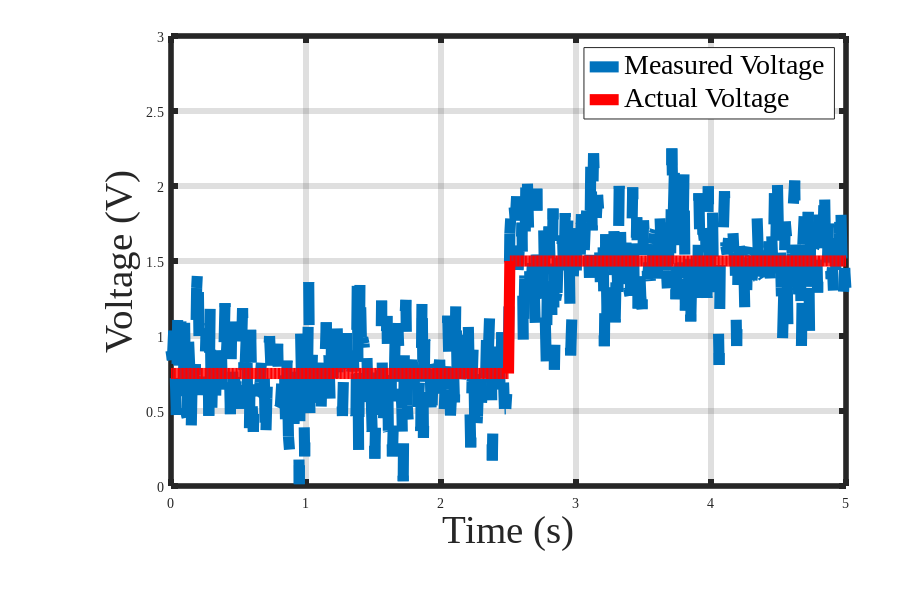
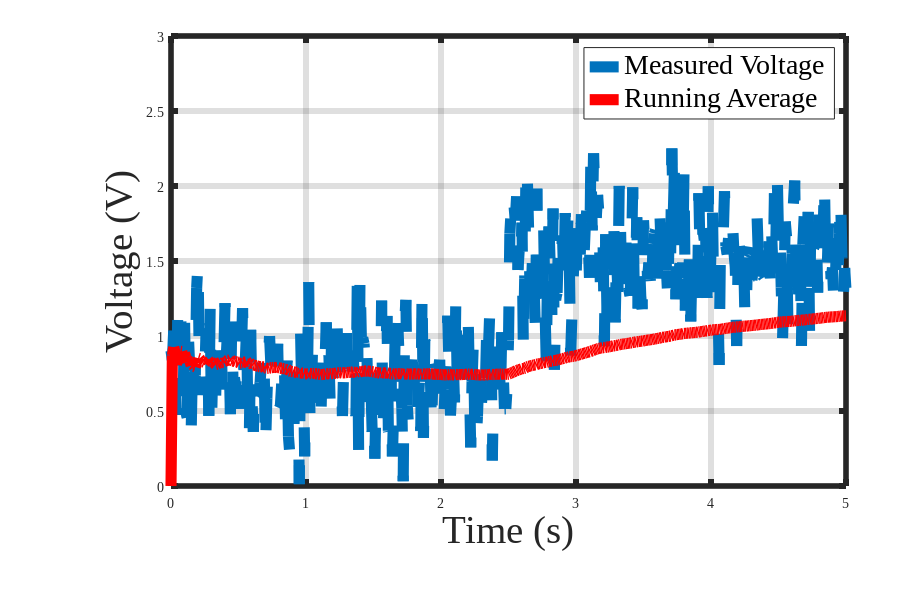
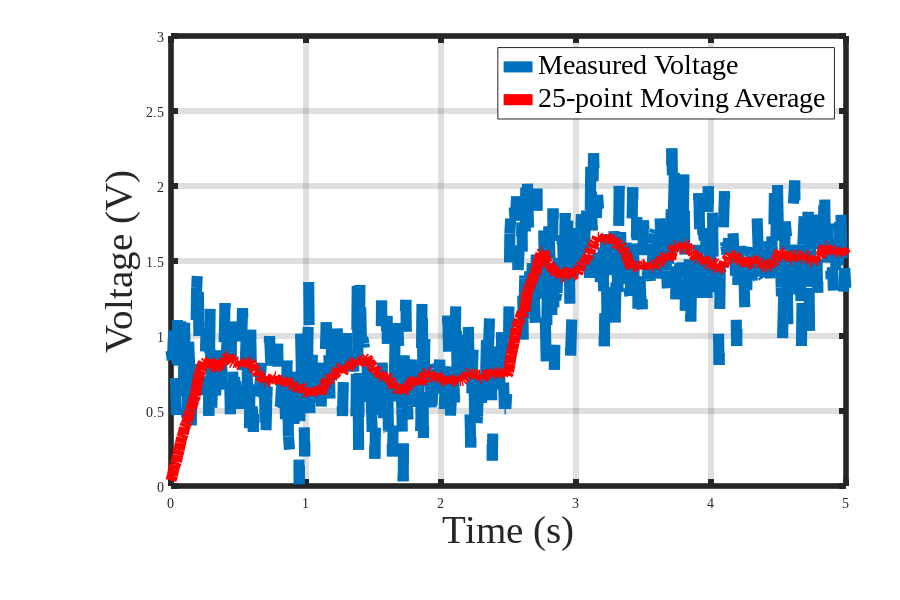
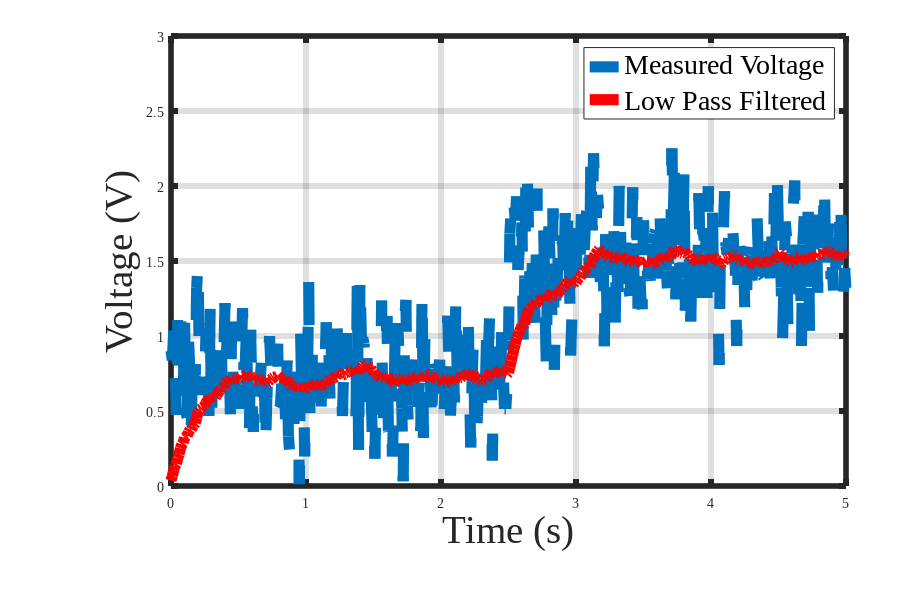

Write MATLAB code to recreate these figures, in order.
% this line allows running directly from the shell... probably leaved commented out
% #!/usr/local/bin/octave  

%%%%%%%%%%%%%%%%%%%%%%%%%%%%%%%%%%%%%%%%%%%%%%%%%%%%%%%%%%%%%%%%%%%%%%%%%%%%%%%%%%%%%%%%%%
%  Script to analyze processing for a noisy, constant voltage signale
% 
% NOTE: Plotting is set up for output, not viewing on screen.
%       So, it will likely be ugly on screen. The saved PDFs should look
%       better.
%
% Created: 10/21/13 
%   - Joshua Vaughan 
%   - joshua.vaughan@louisiana.edu
%   - http://www.ucs.louisiana.edu/~jev9637
%
% Modified:
%   *
%
%%%%%%%%%%%%%%%%%%%%%%%%%%%%%%%%%%%%%%%%%%%%%%%%%%%%%%%%%%%%%%%%%%%%%%%%%%%%%%%%%%%%%%%%%%

% Utility function to help prettify plotting
%
% Decide if user is using MATLAB or Octave
% This will return a nonzero value if in Octave
isOctave = exist('OCTAVE_VERSION');

if isOctave == 0 % We're in MATLAB
    plot_line_width = 3;
    grid_line_width = 2;
else % We're in Octave
    plot_line_width = 8;
    grid_line_width = 4;
end

% Set consistent font
font_name = 'Times New Roman';



% Set up the time for simulation; here between 0 and 5s
deltaT = 0.01;
t = 0:deltaT:5;

act_volt = [0.75*ones(1,251) 1.5*ones(1,250)];

noise = 0.25*randn(1,length(t));

measured_volt = act_volt + noise;


%---- Plot the "raw" data along with the actual voltage ----------------------------------
%  The plot is formatted for saving, so it might be ugly on screen
h = figure;

% Define the papersize and margins
set (h,'papertype', '<custom>')
set (h,'paperunits','inches');

% papersize is 9" x 6" - 3x2 aspect ratio is best
set (h,'papersize',[9 6])       
set (h,'paperposition', [0,0,[9 6]])

% set the margins as percentage of page
set (gca,'position', [0.19, 0.19, 0.75, 0.75]) 

% Increase the axis font size to somethign readable
set (gca, 'fontsize', 24)

% The options are only specified once in MATLAB. Octave let's you adjust
% each line. This means we need to define the LineWidth for each variable
% in Octave.
if isOctave == 0 % We're in MATLAB
    plot(t,measured_volt,t,act_volt,'--','LineWidth',plot_line_width)
else % We're in Octave 
    plot(t,measured_volt,'--','LineWidth',plot_line_width,t,act_volt,'r','LineWidth',plot_line_width)
end

% Show a grid and set an appropriate line thickness 
grid on
set (gca, 'LineWidth',grid_line_width)

% Set the X and Y axis labels - Change these to suit your plot
xlabel('Time (s)','fontsize',28)
ylabel('Voltage (V)','fontsize',28)

axis([0 5 0.0 3.0])

% Create the legend - change 'Data i' to suit your plot
leg = legend('Measured Voltage','Actual Voltage');
set (leg, 'FontSize', 20,'FontName',font_name) 

% Change all fonts to font_name
FN = findall(h,'-property','FontName');
set(FN,'FontName',font_name);


% check if MATLAB or Octave to descide how to save
if isOctave == 0; % this is MATLAB
    % Save the figure as a high-res pdf
    print(h,'Actual_v_Measured_Voltage.pdf','-dpdf');
else
    % Save the figure as a high-res pdf
    print(h,'Actual_v_Measured_Voltage.pdf','-dpdf','-color','-landscape')
end



%----- Let's try some simple filtering ---------------------------------------------------
%
%----- Look at a running average -----

sn = 0;
running_ave(1) = 0;

for ii = 1:length(measured_volt)-1
    sn = sn + measured_volt(ii);
    running_ave(ii+1) = 1/(ii+1)*(sn + measured_volt(ii+1));
end


%---- Compare to actual and measured  voltages ----------------------------------
%  The plot is formatted for saving, so it might be ugly on screen
h = figure;

% Define the papersize and margins
set (h,'papertype', '<custom>')
set (h,'paperunits','inches');

% papersize is 9" x 6" - 3x2 aspect ratio is best
set (h,'papersize',[9 6])       
set (h,'paperposition', [0,0,[9 6]])

% set the margins as percentage of page
set (gca,'position', [0.19, 0.19, 0.75, 0.75]) 

% Increase the axis font size to somethign readable
set (gca, 'fontsize', 24)

% The options are only specified once in MATLAB. Octave let's you adjust
% each line. This means we need to define the LineWidth for each variable
% in Octave.
if isOctave == 0 % We're in MATLAB
    plot(t,measured_volt,'--',t,running_ave,'r','LineWidth',plot_line_width)
else % We're in Octave 
    plot(t,measured_volt,'--','LineWidth',plot_line_width,t,running_ave,'r','LineWidth',plot_line_width)
end

% Show a grid and set an appropriate line thickness 
grid on
set (gca, 'LineWidth',grid_line_width)

% Set the X and Y axis labels - Change these to suit your plot
xlabel('Time (s)','fontsize',28)
ylabel('Voltage (V)','fontsize',28)

axis([0 5 0.0 3.0])

% Create the legend - change 'Data i' to suit your plot
leg = legend('Measured Voltage','Running Average');
set (leg, 'FontSize', 20,'FontName',font_name) 

% Change all fonts to font_name
FN = findall(h,'-property','FontName');
set(FN,'FontName',font_name);


filename = sprintf('Running_Ave.pdf');
% check if MATLAB or Octave to descide how to save
if isOctave == 0; % this is MATLAB
    % Save the figure as a high-res pdf
    print(h,filename,'-dpdf');
else
    % Save the figure as a high-res pdf
    print(h,filename,'-dpdf','-color','-landscape')
end




%----- Look at a moving average -----
num_ave = 25;            % number of points to average
moving_ave = filter(ones(num_ave,1)/num_ave,1,measured_volt);

%---- Compare to actual and measured  voltages ----------------------------------
%  The plot is formatted for saving, so it might be ugly on screen
h = figure;

% Define the papersize and margins
set (h,'papertype', '<custom>')
set (h,'paperunits','inches');

% papersize is 9" x 6" - 3x2 aspect ratio is best
set (h,'papersize',[9 6])       
set (h,'paperposition', [0,0,[9 6]])

% set the margins as percentage of page
set (gca,'position', [0.19, 0.19, 0.75, 0.75]) 

% Increase the axis font size to somethign readable
set (gca, 'fontsize', 24)

% The options are only specified once in MATLAB. Octave let's you adjust
% each line. This means we need to define the LineWidth for each variable
% in Octave.
if isOctave == 0 % We're in MATLAB
    plot(t,measured_volt,'--',t,moving_ave,'r','LineWidth',plot_line_width)
else % We're in Octave 
    plot(t,measured_volt,'--','LineWidth',plot_line_width,t,moving_ave,'r','LineWidth',plot_line_width)
end

% Show a grid and set an appropriate line thickness 
grid on
set (gca, 'LineWidth',grid_line_width)

% Set the X and Y axis labels - Change these to suit your plot
xlabel('Time (s)','fontsize',28)
ylabel('Voltage (V)','fontsize',28)

axis([0 5 0.0 3.0])

% Create the legend - change 'Data i' to suit your plot
ave_legend = sprintf('%d-point Moving Average',num_ave);
leg = legend('Measured Voltage',ave_legend);
set (leg, 'FontSize', 20,'FontName',font_name) 

% Change all fonts to font_name
FN = findall(h,'-property','FontName');
set(FN,'FontName',font_name);


filename = sprintf('%dPoint_MovingAve.pdf',num_ave);
% check if MATLAB or Octave to descide how to save
if isOctave == 0; % this is MATLAB
    % Save the figure as a high-res pdf
    print(h,filename,'-dpdf');
else
    % Save the figure as a high-res pdf
    print(h,filename,'-dpdf','-color','-landscape')
end



%----- Look at low pass filter -----
a = deltaT/0.25;
lowpass_filtered = filter(a,[1 a-1],measured_volt); 

% save for plotting the filter characteristics
lowpass = tf(a,[1 a-1],deltaT);
[mag,phase,freq] = bode(lowpass);
mag = 20*log10(mag);        % convert magnitude to dB

%---- Compare to actual and measured  voltages ----------------------------------
%  The plot is formatted for saving, so it might be ugly on screen
h = figure;

% Define the papersize and margins
set (h,'papertype', '<custom>')
set (h,'paperunits','inches');

% papersize is 9" x 6" - 3x2 aspect ratio is best
set (h,'papersize',[9 6])       
set (h,'paperposition', [0,0,[9 6]])

% set the margins as percentage of page
set (gca,'position', [0.19, 0.19, 0.75, 0.75]) 

% Increase the axis font size to somethign readable
set (gca, 'fontsize', 24)

% The options are only specified once in MATLAB. Octave let's you adjust
% each line. This means we need to define the LineWidth for each variable
% in Octave.
if isOctave == 0 % We're in MATLAB
    plot(t,measured_volt,'--',t,lowpass_filtered,'r','LineWidth',plot_line_width)
else % We're in Octave 
    plot(t,measured_volt,'--','LineWidth',plot_line_width,t,lowpass_filtered,'r','LineWidth',plot_line_width)
end

% Show a grid and set an appropriate line thickness 
grid on
set (gca, 'LineWidth',grid_line_width)

% Set the X and Y axis labels - Change these to suit your plot
xlabel('Time (s)','fontsize',28)
ylabel('Voltage (V)','fontsize',28)

axis([0 5 0.0 3.0])

% Create the legend - change 'Data i' to suit your plot
leg = legend('Measured Voltage','Low Pass Filtered');
set (leg, 'FontSize', 20,'FontName',font_name) 

% Change all fonts to font_name
FN = findall(h,'-property','FontName');
set(FN,'FontName',font_name);


filename = sprintf('LowPass_Filtered.pdf');
% check if MATLAB or Octave to descide how to save
if isOctave == 0; % this is MATLAB
    % Save the figure as a high-res pdf
    print(h,filename,'-dpdf');
else
    % Save the figure as a high-res pdf
    print(h,filename,'-dpdf','-color','-landscape')
end


% plot the filter freq-resp.
%---- Compare to actual and measured  voltages ----------------------------------
%  The plot is formatted for saving, so it might be ugly on screen
h = figure;

% Define the papersize and margins
set (h,'papertype', '<custom>')
set (h,'paperunits','inches');

% papersize is 9" x 6" - 3x2 aspect ratio is best
set (h,'papersize',[9 6])       
set (h,'paperposition', [0,0,[9 6]])

% set the margins as percentage of page
set (gca,'position', [0.19, 0.19, 0.75, 0.75]) 

% Increase the axis font size to somethign readable
set (gca, 'fontsize', 24)

% The options are only specified once in MATLAB. Octave let's you adjust
% each line. This means we need to define the LineWidth for each variable
% in Octave.
if isOctave == 0 % We're in MATLAB
    semilogx(freq,mag,'LineWidth',plot_line_width)
else % We're in Octave 
    semilogx(freq,mag,'LineWidth',plot_line_width)
end

% Show a grid and set an appropriate line thickness 
grid on
set (gca, 'LineWidth',grid_line_width)

% Set the X and Y axis labels - Change these to suit your plot
xlabel('Frequency (rad/s)','fontsize',28)
ylabel('Magnitude (dB)','fontsize',28)

axis([min(freq) 300 1.25*min(mag) 5])

% Create the legend - change 'Data i' to suit your plot
% leg = legend('Measured Voltage','Low Pass Filtered');
% set (leg, 'FontSize', 20,'FontName',font_name) 

% Change all fonts to font_name
FN = findall(h,'-property','FontName');
set(FN,'FontName',font_name);


filename = sprintf('LowPass_FreqResp.pdf');
% check if MATLAB or Octave to descide how to save
if isOctave == 0; % this is MATLAB
    % Save the figure as a high-res pdf
    print(h,filename,'-dpdf');
else
    % Save the figure as a high-res pdf
    print(h,filename,'-dpdf','-color','-landscape')
end





% ----- Now let's look at a Kalman Filter ------------------------------------------------
A = 1;          % state transition matrix
B = 1;          % control-input matrix (no input here, so =0)

H = 1;          % observation matrix (Estimating voltage and are measuring volts so = 1)

Q = 0.001;      % process covariance 

R = 0.5;        % measurement covariance (how noisy is the measurement?)

volt_init = 1;    % initial guess of the system state

input = act_volt;

% create empty matrices to fill during solution
volt = zeros(1,length(measured_volt)); 
P = zeros(1,length(measured_volt));

% fill the first value with the initial guess
volt(1) = volt_init;  % initial state estimate is the initial guess
P(1) = 1;       % prediction covariance (1 because we don't know better)

% input = 0;                  % no input

for ii = 2:length(measured_volt)
    % Prediction step - current estimates using model
    volt_pred = A*volt(ii-1) + B*input(ii);
    P_pred = A*P(ii-1)*A' + Q;

    % Observation step
    volt_bar = measured_volt(ii) - H*volt_pred;
    S = H*P_pred*H' + R;
    K = P_pred*H'*inv(S);
    volt_est(ii) = volt_pred + K*volt_bar;
    P(ii) = (1 - K*H)*P_pred;
end

%---- Compare to actual and measured  voltages ----------------------------------
%  The plot is formatted for saving, so it might be ugly on screen
h = figure;

% Define the papersize and margins
set (h,'papertype', '<custom>')
set (h,'paperunits','inches');

% papersize is 9" x 6" - 3x2 aspect ratio is best
set (h,'papersize',[9 6])       
set (h,'paperposition', [0,0,[9 6]])

% set the margins as percentage of page
set (gca,'position', [0.19, 0.19, 0.75, 0.75]) 

% Increase the axis font size to somethign readable
set (gca, 'fontsize', 24)

% The options are only specified once in MATLAB. Octave let's you adjust
% each line. This means we need to define the LineWidth for each variable
% in Octave.
if isOctave == 0 % We're in MATLAB
    plot(t,measured_volt,'--',t,volt_est,'r','LineWidth',plot_line_width)
else % We're in Octave 
    plot(t,measured_volt,'--','LineWidth',plot_line_width,t,volt_est,'r','LineWidth',plot_line_width)
end

% Show a grid and set an appropriate line thickness 
grid on
set (gca, 'LineWidth',grid_line_width)

% Set the X and Y axis labels - Change these to suit your plot
xlabel('Time (s)','fontsize',28)
ylabel('Voltage (V)','fontsize',28)

axis([0 5 0.0 3.0])

% Create the legend - change 'Data i' to suit your plot
leg = legend('Measured Voltage','Kalman Filtered');
set (leg, 'FontSize', 20,'FontName',font_name) 

% Change all fonts to font_name
FN = findall(h,'-property','FontName');
set(FN,'FontName',font_name);


filename = sprintf('Kalman_Filtered.pdf');
% check if MATLAB or Octave to descide how to save
if isOctave == 0; % this is MATLAB
    % Save the figure as a high-res pdf
    print(h,filename,'-dpdf');
else
    % Save the figure as a high-res pdf
    print(h,filename,'-dpdf','-color','-landscape')
end

